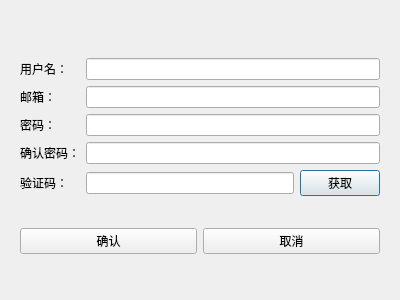
<?xml version="1.0" encoding="UTF-8"?>
<ui version="4.0">
 <class>RegisterDialog</class>
 <widget class="QDialog" name="RegisterDialog">
  <property name="geometry">
   <rect>
    <x>0</x>
    <y>0</y>
    <width>400</width>
    <height>300</height>
   </rect>
  </property>
  <property name="windowTitle">
   <string>Dialog</string>
  </property>
  <layout class="QVBoxLayout" name="verticalLayout">
   <item>
    <widget class="QStackedWidget" name="stackedWidget">
     <property name="currentIndex">
      <number>0</number>
     </property>
     <widget class="QWidget" name="page">
      <layout class="QVBoxLayout" name="verticalLayout_2">
       <item>
        <widget class="QWidget" name="widget" native="true">
         <layout class="QVBoxLayout" name="verticalLayout_3">
          <item>
           <widget class="QLabel" name="err_tip">
            <property name="text">
             <string/>
            </property>
            <property name="alignment">
             <set>Qt::AlignCenter</set>
            </property>
           </widget>
          </item>
         </layout>
        </widget>
       </item>
       <item>
        <layout class="QFormLayout" name="formLayout">
         <item row="0" column="0">
          <widget class="QLabel" name="user_Label">
           <property name="text">
            <string>用户名：</string>
           </property>
          </widget>
         </item>
         <item row="0" column="1">
          <widget class="QLineEdit" name="user_lineEdit"/>
         </item>
         <item row="1" column="0">
          <widget class="QLabel" name="mail_Label">
           <property name="text">
            <string>邮箱：</string>
           </property>
          </widget>
         </item>
         <item row="1" column="1">
          <widget class="QLineEdit" name="mail_lineEdit"/>
         </item>
         <item row="2" column="0">
          <widget class="QLabel" name="pwd_Label">
           <property name="text">
            <string>密码：</string>
           </property>
          </widget>
         </item>
         <item row="2" column="1">
          <widget class="QLineEdit" name="pwd_lineEdit"/>
         </item>
         <item row="3" column="0">
          <widget class="QLabel" name="cpwd_Label">
           <property name="text">
            <string>确认密码：</string>
           </property>
          </widget>
         </item>
         <item row="3" column="1">
          <widget class="QLineEdit" name="confirm_pwd_lineEdit"/>
         </item>
         <item row="4" column="0">
          <widget class="QLabel" name="verify_Label">
           <property name="text">
            <string>验证码：</string>
           </property>
          </widget>
         </item>
         <item row="4" column="1">
          <layout class="QHBoxLayout" name="horizontalLayout">
           <item>
            <widget class="QLineEdit" name="verify_lineEdit"/>
           </item>
           <item>
            <widget class="QPushButton" name="Register_get_Btn">
             <property name="text">
              <string>获取</string>
             </property>
            </widget>
           </item>
          </layout>
         </item>
        </layout>
       </item>
       <item>
        <spacer name="verticalSpacer_2">
         <property name="orientation">
          <enum>Qt::Vertical</enum>
         </property>
         <property name="sizeHint" stdset="0">
          <size>
           <width>20</width>
           <height>40</height>
          </size>
         </property>
        </spacer>
       </item>
       <item>
        <layout class="QHBoxLayout" name="horizontalLayout_2">
         <item>
          <widget class="QPushButton" name="Register_confirm_Btn">
           <property name="text">
            <string>确认</string>
           </property>
          </widget>
         </item>
         <item>
          <widget class="QPushButton" name="Register_cancel_Btn">
           <property name="text">
            <string>取消</string>
           </property>
          </widget>
         </item>
        </layout>
       </item>
       <item>
        <spacer name="verticalSpacer_3">
         <property name="orientation">
          <enum>Qt::Vertical</enum>
         </property>
         <property name="sizeHint" stdset="0">
          <size>
           <width>20</width>
           <height>40</height>
          </size>
         </property>
        </spacer>
       </item>
      </layout>
     </widget>
     <widget class="QWidget" name="page_2"/>
    </widget>
   </item>
  </layout>
 </widget>
 <resources/>
 <connections/>
</ui>
